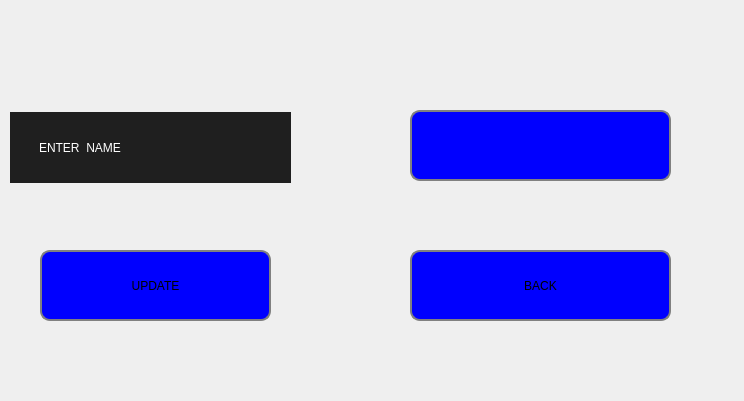
<?xml version="1.0" encoding="UTF-8"?>
<ui version="4.0">
 <class>Update</class>
 <widget class="QDialog" name="Update">
  <property name="geometry">
   <rect>
    <x>0</x>
    <y>0</y>
    <width>744</width>
    <height>401</height>
   </rect>
  </property>
  <property name="windowTitle">
   <string>Dialog</string>
  </property>
  <property name="styleSheet">
   <string notr="true"/>
  </property>
  <widget class="QLabel" name="upconnection">
   <property name="geometry">
    <rect>
     <x>160</x>
     <y>390</y>
     <width>361</width>
     <height>51</height>
    </rect>
   </property>
   <property name="text">
    <string/>
   </property>
  </widget>
  <widget class="QLineEdit" name="lineEdit_name">
   <property name="geometry">
    <rect>
     <x>410</x>
     <y>110</y>
     <width>261</width>
     <height>71</height>
    </rect>
   </property>
   <property name="styleSheet">
    <string notr="true">QLineEdit {
     border: 2px solid gray;
     border-radius: 10px;
     padding: 0 8px;
     background: blue;
     selection-background-color: darkgray;
 }</string>
   </property>
  </widget>
  <widget class="QLabel" name="label_3">
   <property name="geometry">
    <rect>
     <x>10</x>
     <y>112</y>
     <width>281</width>
     <height>71</height>
    </rect>
   </property>
   <property name="styleSheet">
    <string notr="true">#label_3
{
	text-align:left;
	padding-left:26px;
	border:none;	
	color:white;	
	background:#1F1F1F;
}
#label_3:hover
{
	text-align:left;
	padding-left:26px;
	border:none;	
	color:white;	
	background:#333;
}</string>
   </property>
   <property name="text">
    <string>ENTER  NAME</string>
   </property>
  </widget>
  <widget class="QPushButton" name="Update_2">
   <property name="geometry">
    <rect>
     <x>40</x>
     <y>250</y>
     <width>231</width>
     <height>71</height>
    </rect>
   </property>
   <property name="styleSheet">
    <string notr="true">QPushButton#Update_2{
     border: 2px solid gray;
     border-radius: 10px;
     padding: 0 8px;
     background: blue;
     selection-background-color: darkgray;
 }</string>
   </property>
   <property name="text">
    <string>UPDATE</string>
   </property>
  </widget>
  <widget class="QPushButton" name="BackButton">
   <property name="geometry">
    <rect>
     <x>410</x>
     <y>250</y>
     <width>261</width>
     <height>71</height>
    </rect>
   </property>
   <property name="styleSheet">
    <string notr="true">QPushButton#BackButton {
     border: 2px solid gray;
     border-radius: 10px;
     padding: 0 8px;
     background: blue;
     selection-background-color: darkgray;
 }</string>
   </property>
   <property name="text">
    <string>BACK</string>
   </property>
  </widget>
 </widget>
 <resources/>
 <connections/>
</ui>
